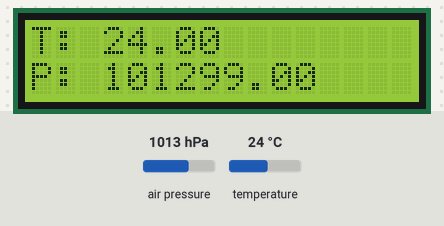
A sketch run on a simulated Arduino Uno, built with avr-gcc and run on an emulated ATmega328P. Parts: 16×2 character LCD. Wiring (inferred from the names in the program): BMP180 pressure sensor at I2C address 0x77. The inputs (shaded band) are chosen by the test bench; at power-on: air pressure 1013 hPa, temperature 24 °C.

Above: at 0.8 s.
0.9 s: air pressure set to 952 hPa
At 2.3 s:
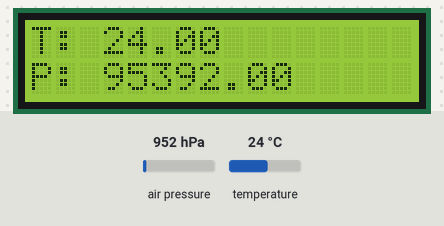
2.6 s: temperature set to 12 °C
At 4.5 s:
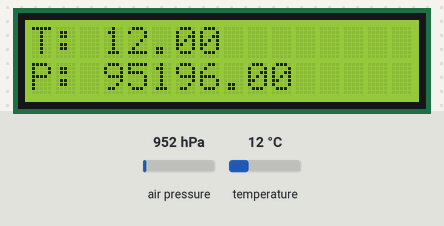
4.8 s: air pressure set to 975 hPa
At 6.0 s:
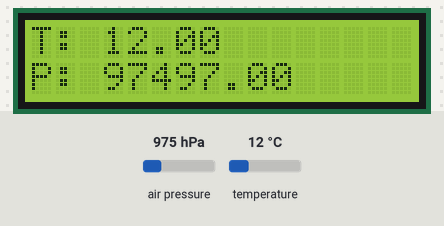
6.9 s: temperature set to 19 °C
At 8.4 s:
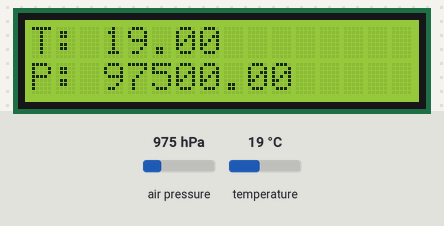
Timing chart, 0 to 9.9 s (numbered marks = the images above; inputs shaded):
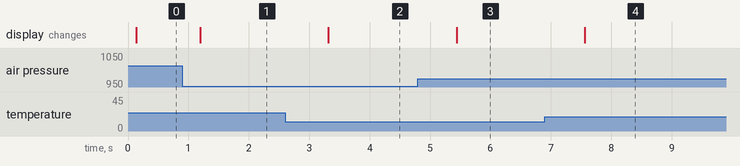

Measured:
- after the input at 0.9 s, the display: changes after 0.29 s (image 1)
- after the input at 2.6 s, the display: changes after 0.72 s (image 2)
- after the input at 4.8 s, the display: changes after 0.64 s (image 3)
- after the input at 6.9 s, the display: changes after 0.66 s (image 4)

The sketch:

bmp_i2c_library.ino
```cpp
#include <avr/io.h>
#include <util/delay.h>
#include <stdio.h>
#include <avr/interrupt.h>
#include <LiquidCrystal_I2C.h>

#define F_CPU 16000000UL
#define BAUD 9600
#define MYUBRR F_CPU/16/BAUD-1

#define BMP180_ADDR 0x77
#define AC1 0xAA
#define AC2 0xAC
#define AC3 0xAE
#define AC4 0xB0
#define AC5 0xB2
#define AC6 0xB4
#define B1 0xB6
#define B2 0xB8
#define MB 0xBA
#define MD 0xBE
#define MC 0xBC

#define I2C_BITRATE 100000UL
#define I2C_PRESCALER 1

#define TWBR_VALUE (((F_CPU / I2C_BITRATE) - 16) / (2 * I2C_PRESCALER))

short  ac1;
short  ac2;
short  ac3;
unsigned short  ac4;
unsigned short  ac5;
unsigned short  ac6;
short  b1;
short  b2;
short  mb;
short  md;
short  mc;

LiquidCrystal_I2C lcd(0x27, 16, 2);

void I2C_Init() {
    TWBR = TWBR_VALUE;            // I2C clock frequency = 16MHz / (16 + 2 * TWBR * (PrescalerValue))
    TWSR &= ~(1 << TWPS0);
    TWSR &= ~(1 << TWPS1);

    ac1 = i2c_read(AC1);
    ac2 = i2c_read(AC2);
    ac3 = i2c_read(AC3);
    ac4 = i2c_read(AC4);
    ac5 = i2c_read(AC5);
    ac6 = i2c_read(AC6);
    b1 = i2c_read(B1);
    b2 = i2c_read(B2);
    mb = i2c_read(MB);
    md = i2c_read(MD);
    mc = i2c_read(MC);
}

void I2C_Start() {
    TWCR = (1 << TWINT) | (1 << TWSTA) | (1 << TWEN);
    while (!(TWCR & (1 << TWINT)));
}

void I2C_Stop() {
    TWCR = (1 << TWINT) | (1 << TWSTO) | (1 << TWEN);
    _delay_us(50);
}

void I2C_Write(uint8_t data) {
    TWDR = data;                                    // ТИПО ЧТОБЫ В ЭТОТ РЕГИСТР ПИСАТЬ
    TWCR = (1 << TWINT) | (1 << TWEN);
    while (!(TWCR & (1 << TWINT)));
}

uint8_t I2C_Read_ACK() {                                // ТИПО ЧТОБЫ C ЭТОГО РЕГИСТРА ЧИТАТЬ, ДОПИШИ БЛЯДЬ
    TWCR = (1 << TWINT) | (1 << TWEN) | (1 << TWEA);
    while (!(TWCR & (1 << TWINT)));
    return TWDR;
}

uint8_t I2C_Read_NACK() {
    TWCR = (1 << TWINT) | (1 << TWEN);
    while (!(TWCR & (1 << TWINT)));
    return TWDR;
}

uint16_t i2c_read(uint8_t reg){
  uint16_t value;
  I2C_Start();
  I2C_Write(BMP180_ADDR << 1);
  I2C_Write(reg);
  I2C_Start();
  I2C_Write((BMP180_ADDR << 1) | 0x01);
  value = (uint32_t)I2C_Read_ACK() << 8;
  value |= I2C_Read_NACK();
  I2C_Stop();
  return value;
}

void i2c_write(uint8_t reg, uint8_t data){
  I2C_Start();
    I2C_Write(BMP180_ADDR << 1);
    I2C_Write(reg);
    I2C_Write(data);
    I2C_Stop();
}

int32_t computeB5(int32_t UT){

  int32_t X1 = (UT - (int32_t)ac6) * ((int32_t)ac5) >> 15;
  int32_t X2 = ((int32_t)mc << 11) / (X1 + (int32_t)md);
  return X1 + X2;
}

uint16_t BMP180_ReadTemperature() {
    uint16_t value;
    // Write 0x2E to Measurment control register (0xF4)
    i2c_write(0xF4, 0x2E);
    _delay_ms(5);
    // Read from Out MSB and Out LSB registers
    value = i2c_read(0xF6);// + i2c_read(0xF6+1);

    //Serial.println(value);
    return value;
}

float BMP180_CalculateTemperature() {
    uint32_t ut = BMP180_ReadTemperature();
    int32_t B5 = computeB5(ut);
    float t = (B5+8)>>4;

    t/=10;
    return t;
}

uint32_t BMP180_ReadPressure(){
  uint32_t value;
  i2c_write(0xF4, 0x34+(3 << 6));
  _delay_ms(26);

  value = i2c_read(0xF6);
  value <<= 8;
  value |= i2c_read(0xF6 + 2);
  value >>= (8 - 3);

  return value;
}

int32_t BMP180_CalculatePressure(){
  int32_t up, ut, B3, B5, B6, X1, X2, X3, p;
  uint32_t B4, B7;

  ut = BMP180_ReadTemperature();
  up = BMP180_ReadPressure();
  B5 = computeB5(ut);


  B6 = B5 - 4000;
  X1 = ((int32_t)b2 * ((B6 * B6) >> 12)) >> 11;
  X2 = ((int32_t)ac2 * B6) >> 11;
  X3 = X1 + X2;
  B3 = ((((int32_t)ac1 * 4 + X3) <<3) + 2) / 4;

  X1 = ((int32_t)ac3 * B6) >> 13;
  X2 = ((int32_t)b1 * ((B6 * B6) >> 12)) >> 16;
  X3 = ((X1 + X2) + 2) >> 2;
  B4 = ((uint32_t)ac4 * (uint32_t)(X3 + 32768)) >> 15;
  B7 = ((uint32_t)up - B3) * (uint32_t)(50000UL >> 3);

  if (B7 < 0x80000000) {
    p = (B7 * 2) / B4;
  } else {
    p = (B7 / B4) * 2;
  }
  X1 = (p >> 8) * (p >> 8);
  X1 = (X1 * 3038) >> 16;
  X2 = (-7357 * p) >> 16;

  p = p + ((X1 + X2 + (int32_t)3791) >> 4);

  return p;
}

float readAltitude(float sealevelPressure){
  float altitude;

  float pressure = BMP180_CalculatePressure();

  altitude = 44330 * (1.0 - pow(pressure / sealevelPressure, 0.1903));

  return altitude;
}

int main(){
  I2C_Init();
  lcd.init();
  lcd.backlight();
  lcd.setCursor(0, 1);

  float temperature;
  float pressure;

  while(1){
    // Calculate temperature in degrees Celsius
    temperature = BMP180_CalculateTemperature();
    pressure = BMP180_CalculatePressure();
    lcd.clear();
    lcd.print("T: ");
    lcd.print(temperature);
    lcd.setCursor(0, 1);
    lcd.print("P: ");
    lcd.print(pressure);
    _delay_ms(1000);
  }

  return 0;
}
```
